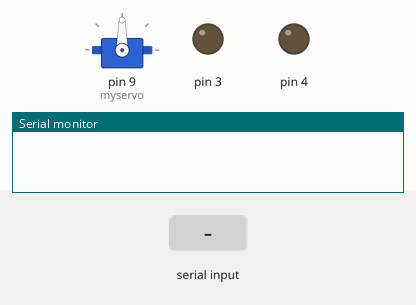
Recording of a sketch running on a simulated Arduino Uno, built with avr-gcc and run on an emulated ATmega328P. Shown: servo, output pins drawn as LEDs (lit = HIGH), the last lines printed to the serial monitor. The test bench sets the inputs (shaded band).

Above: at 1.2 s.
1.3 s: "T" received over Serial
At 2.0 s:
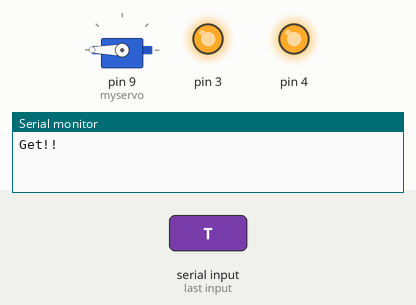
At 6.1 s:
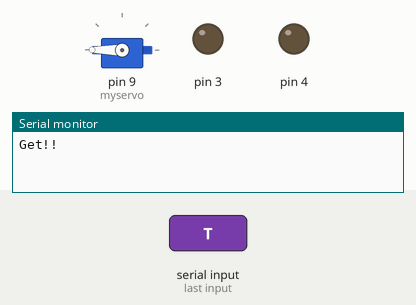
Timing chart, 0 to 13.3 s (numbered marks = the images above; inputs shaded):
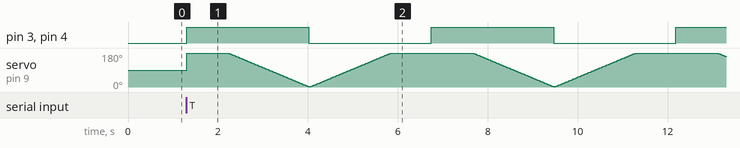

The sketch:

Servo.ino
```cpp
#include <Servo.h>
int i,val;
Servo myservo;
void setup(){
  pinMode(3,OUTPUT);
  pinMode(4,OUTPUT);
  myservo.attach(9);
  Serial.begin(9600);
}


void loop(){
  if(Serial.available()){
	if( Serial.read() == 'T'){
	  Serial.println("Get!!");
	  for(int cou = 0;cou < 5;cou++){
		digitalWrite(3,HIGH);
                digitalWrite(4,HIGH);
               while(i < 270){
		  delay(10);
		  val = 270 - i;
		  myservo.write(val);
		  i++;
		}
		i = 0;
                digitalWrite(3,LOW);
               digitalWrite(4,LOW);
		while(i < 270){
		  delay(10);
		  val = i;
		  myservo.write(val);
		  i++;
		}
		i = 0;
	  }
	}
  }
}
```
